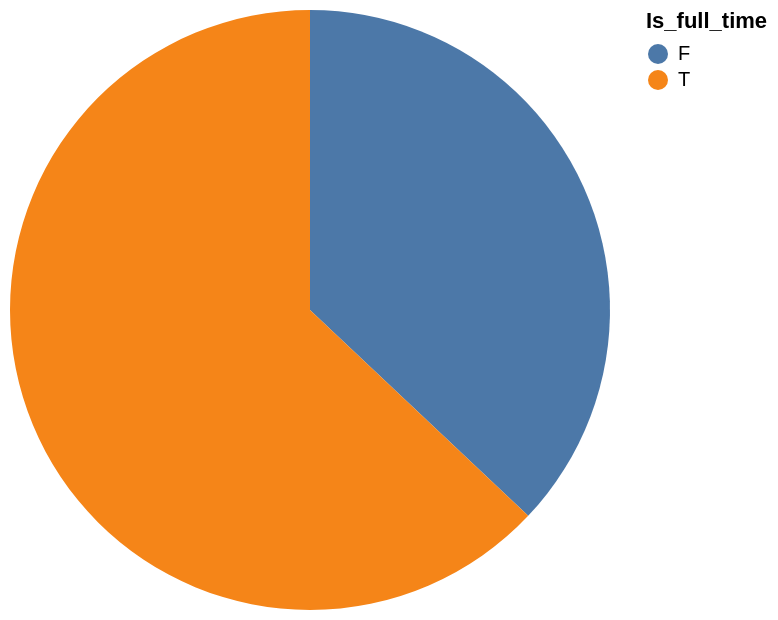

The Vega-Lite source for this figure:
### Vega-Lite specification from a JSON file in a GitHub repository (floating-point values rounded to 4 significant figures)
{"data": {"values": [{"x_data": "F", "y_data": 10}, {"x_data": "T", "y_data": 17}]}, "mark": "arc", "encoding": {"theta": {"field": "y_data", "type": "quantitative", "title": "SUM(Shop_ID)"}, "color": {"field": "x_data", "type": "nominal", "title": "Is_full_time"}}}
